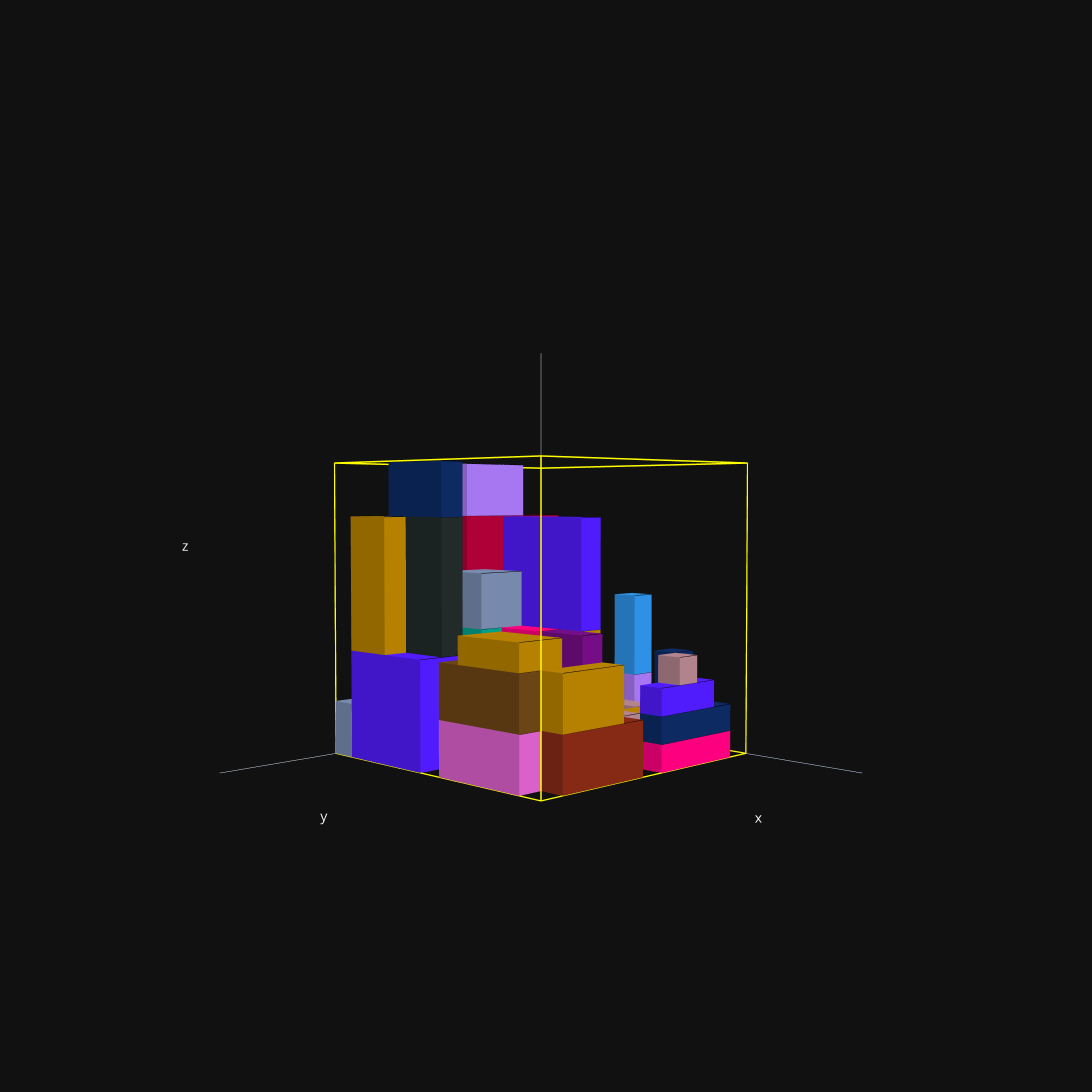

The notebook cell this image was saved under:
### Code cell


### Figure 1 — Plotly figure (JSON) as saved in the notebook; plotly's stock layout.template omitted (floating-point values rounded to 4 significant figures)
{"data": [{"line": {"color": "yellow", "width": 3}, "mode": "lines", "type": "scatter3d", "x": [0, 11], "y": [0, 0], "z": [0, 0]}, {"line": {"color": "yellow", "width": 3}, "mode": "lines", "type": "scatter3d", "x": [0, 0], "y": [0, 11], "z": [0, 0]}, {"line": {"color": "yellow", "width": 3}, "mode": "lines", "type": "scatter3d", "x": [0, 0], "y": [0, 0], "z": [0, 11]}, {"line": {"color": "yellow", "width": 3}, "mode": "lines", "type": "scatter3d", "x": [11, 11], "y": [0, 11], "z": [0, 0]}, {"line": {"color": "yellow", "width": 3}, "mode": "lines", "type": "scatter3d", "x": [11, 11], "y": [0, 0], "z": [0, 11]}, {"line": {"color": "yellow", "width": 3}, "mode": "lines", "type": "scatter3d", "x": [0, 11], "y": [11, 11], "z": [0, 0]}, {"line": {"color": "yellow", "width": 3}, "mode": "lines", "type": "scatter3d", "x": [0, 0], "y": [11, 11], "z": [0, 11]}, {"line": {"color": "yellow", "width": 3}, "mode": "lines", "type": "scatter3d", "x": [11, 11], "y": [11, 11], "z": [0, 11]}, {"line": {"color": "yellow", "width": 3}, "mode": "lines", "type": "scatter3d", "x": [0, 11], "y": [0, 0], "z": [11, 11]}, {"line": {"color": "yellow", "width": 3}, "mode": "lines", "type": "scatter3d", "x": [0, 0], "y": [0, 11], "z": [11, 11]}, {"line": {"color": "yellow", "width": 3}, "mode": "lines", "type": "scatter3d", "x": [11, 11], "y": [0, 11], "z": [11, 11]}, {"line": {"color": "yellow", "width": 3}, "mode": "lines", "type": "scatter3d", "x": [0, 11], "y": [11, 11], "z": [11, 11]}, {"color": "#FC0080", "flatshading": true, "i": [1, 2, 5, 6, 1, 4, 3, 6, 1, 7, 0, 6], "j": [0, 3, 4, 7, 0, 5, 2, 7, 3, 5, 2, 4], "k": [2, 1, 6, 5, 4, 1, 6, 3, 7, 1, 6, 0], "opacity": 1, "type": "mesh3d", "x": [1, 5, 1, 5, 1, 5, 1, 5], "y": [0, 0, 3, 3, 0, 0, 3, 3], "z": [0, 0, 0, 0, 3, 3, 3, 3]}, {"line": {"color": "black", "width": 0}, "mode": "lines", "type": "scatter3d", "x": [1, 5], "y": [3, 3], "z": [3, 3]}, {"color": "#511CFB", "flatshading": true, "i": [1, 2, 5, 6, 1, 4, 3, 6, 1, 7, 0, 6], "j": [0, 3, 4, 7, 0, 5, 2, 7, 3, 5, 2, 4], "k": [2, 1, 6, 5, 4, 1, 6, 3, 7, 1, 6, 0], "opacity": 1, "type": "mesh3d", "x": [9, 11, 9, 11, 9, 11, 9, 11], "y": [1, 1, 5, 5, 1, 1, 5, 5], "z": [0, 0, 0, 0, 4, 4, 4, 4]}, {"line": {"color": "black", "width": 0}, "mode": "lines", "type": "scatter3d", "x": [9, 11], "y": [5, 5], "z": [4, 4]}, {"color": "#A777F1", "flatshading": true, "i": [1, 2, 5, 6, 1, 4, 3, 6, 1, 7, 0, 6], "j": [0, 3, 4, 7, 0, 5, 2, 7, 3, 5, 2, 4], "k": [2, 1, 6, 5, 4, 1, 6, 3, 7, 1, 6, 0], "opacity": 1, "type": "mesh3d", "x": [2, 3, 2, 3, 2, 3, 2, 3], "y": [3, 3, 8, 8, 3, 3, 8, 8], "z": [0, 0, 0, 0, 3, 3, 3, 3]}, {"line": {"color": "black", "width": 0}, "mode": "lines", "type": "scatter3d", "x": [2, 3], "y": [8, 8], "z": [3, 3]}, {"color": "#B2828D", "flatshading": true, "i": [1, 2, 5, 6, 1, 4, 3, 6, 1, 7, 0, 6], "j": [0, 3, 4, 7, 0, 5, 2, 7, 3, 5, 2, 4], "k": [2, 1, 6, 5, 4, 1, 6, 3, 7, 1, 6, 0], "opacity": 1, "type": "mesh3d", "x": [5, 6, 5, 6, 5, 6, 5, 6], "y": [5, 5, 10, 10, 5, 5, 10, 10], "z": [0, 0, 0, 0, 2, 2, 2, 2]}, {"line": {"color": "black", "width": 0}, "mode": "lines", "type": "scatter3d", "x": [5, 6], "y": [10, 10], "z": [2, 2]}, {"color": "#511CFB", "flatshading": true, "i": [1, 2, 5, 6, 1, 4, 3, 6, 1, 7, 0, 6], "j": [0, 3, 4, 7, 0, 5, 2, 7, 3, 5, 2, 4], "k": [2, 1, 6, 5, 4, 1, 6, 3, 7, 1, 6, 0], "opacity": 1, "type": "mesh3d", "x": [0, 1, 0, 1, 0, 1, 0, 1], "y": [5, 5, 10, 10, 5, 5, 10, 10], "z": [0, 0, 0, 0, 1, 1, 1, 1]}, {"line": {"color": "black", "width": 0}, "mode": "lines", "type": "scatter3d", "x": [0, 1], "y": [10, 10], "z": [1, 1]}, {"color": "#DA60CA", "flatshading": true, "i": [1, 2, 5, 6, 1, 4, 3, 6, 1, 7, 0, 6], "j": [0, 3, 4, 7, 0, 5, 2, 7, 3, 5, 2, 4], "k": [2, 1, 6, 5, 4, 1, 6, 3, 7, 1, 6, 0], "opacity": 1, "type": "mesh3d", "x": [7, 8, 7, 8, 7, 8, 7, 8], "y": [3, 3, 8, 8, 3, 3, 8, 8], "z": [0, 0, 0, 0, 3, 3, 3, 3]}, {"line": {"color": "black", "width": 0}, "mode": "lines", "type": "scatter3d", "x": [7, 8], "y": [8, 8], "z": [3, 3]}, {"color": "#511CFB", "flatshading": true, "i": [1, 2, 5, 6, 1, 4, 3, 6, 1, 7, 0, 6], "j": [0, 3, 4, 7, 0, 5, 2, 7, 3, 5, 2, 4], "k": [2, 1, 6, 5, 4, 1, 6, 3, 7, 1, 6, 0], "opacity": 1, "type": "mesh3d", "x": [1, 2, 1, 2, 1, 2, 1, 2], "y": [7, 7, 9, 9, 7, 7, 9, 9], "z": [0, 0, 0, 0, 1, 1, 1, 1]}, {"line": {"color": "black", "width": 0}, "mode": "lines", "type": "scatter3d", "x": [1, 2], "y": [9, 9], "z": [1, 1]}, {"color": "#862A16", "flatshading": true, "i": [1, 2, 5, 6, 1, 4, 3, 6, 1, 7, 0, 6], "j": [0, 3, 4, 7, 0, 5, 2, 7, 3, 5, 2, 4], "k": [2, 1, 6, 5, 4, 1, 6, 3, 7, 1, 6, 0], "opacity": 1, "type": "mesh3d", "x": [6, 10, 6, 10, 6, 10, 6, 10], "y": [10, 10, 11, 11, 10, 10, 11, 11], "z": [0, 0, 0, 0, 2, 2, 2, 2]}, {"line": {"color": "black", "width": 0}, "mode": "lines", "type": "scatter3d", "x": [6, 10], "y": [11, 11], "z": [2, 2]}, {"color": "#222A2A", "flatshading": true, "i": [1, 2, 5, 6, 1, 4, 3, 6, 1, 7, 0, 6], "j": [0, 3, 4, 7, 0, 5, 2, 7, 3, 5, 2, 4], "k": [2, 1, 6, 5, 4, 1, 6, 3, 7, 1, 6, 0], "opacity": 1, "type": "mesh3d", "x": [9, 10, 9, 10, 9, 10, 9, 10], "y": [1, 1, 5, 5, 1, 1, 5, 5], "z": [4, 4, 4, 4, 9, 9, 9, 9]}, {"line": {"color": "black", "width": 0}, "mode": "lines", "type": "scatter3d", "x": [9, 10], "y": [5, 5], "z": [9, 9]}, {"color": "#B68100", "flatshading": true, "i": [1, 2, 5, 6, 1, 4, 3, 6, 1, 7, 0, 6], "j": [0, 3, 4, 7, 0, 5, 2, 7, 3, 5, 2, 4], "k": [2, 1, 6, 5, 4, 1, 6, 3, 7, 1, 6, 0], "opacity": 1, "type": "mesh3d", "x": [6, 7, 6, 7, 6, 7, 6, 7], "y": [5, 5, 9, 9, 5, 5, 9, 9], "z": [0, 0, 0, 0, 5, 5, 5, 5]}, {"line": {"color": "black", "width": 0}, "mode": "lines", "type": "scatter3d", "x": [6, 7], "y": [9, 9], "z": [5, 5]}, {"color": "#862A16", "flatshading": true, "i": [1, 2, 5, 6, 1, 4, 3, 6, 1, 7, 0, 6], "j": [0, 3, 4, 7, 0, 5, 2, 7, 3, 5, 2, 4], "k": [2, 1, 6, 5, 4, 1, 6, 3, 7, 1, 6, 0], "opacity": 1, "type": "mesh3d", "x": [2, 4, 2, 4, 2, 4, 2, 4], "y": [0, 0, 2, 2, 0, 0, 2, 2], "z": [3, 3, 3, 3, 4, 4, 4, 4]}, {"line": {"color": "black", "width": 0}, "mode": "lines", "type": "scatter3d", "x": [2, 4], "y": [2, 2], "z": [4, 4]}, {"color": "#6C4516", "flatshading": true, "i": [1, 2, 5, 6, 1, 4, 3, 6, 1, 7, 0, 6], "j": [0, 3, 4, 7, 0, 5, 2, 7, 3, 5, 2, 4], "k": [2, 1, 6, 5, 4, 1, 6, 3, 7, 1, 6, 0], "opacity": 1, "type": "mesh3d", "x": [8, 9, 8, 9, 8, 9, 8, 9], "y": [1, 1, 9, 9, 1, 1, 9, 9], "z": [0, 0, 0, 0, 1, 1, 1, 1]}, {"line": {"color": "black", "width": 0}, "mode": "lines", "type": "scatter3d", "x": [8, 9], "y": [9, 9], "z": [1, 1]}, {"color": "#0D2A63", "flatshading": true, "i": [1, 2, 5, 6, 1, 4, 3, 6, 1, 7, 0, 6], "j": [0, 3, 4, 7, 0, 5, 2, 7, 3, 5, 2, 4], "k": [2, 1, 6, 5, 4, 1, 6, 3, 7, 1, 6, 0], "opacity": 1, "type": "mesh3d", "x": [8, 9, 8, 9, 8, 9, 8, 9], "y": [1, 1, 9, 9, 1, 1, 9, 9], "z": [1, 1, 1, 1, 2, 2, 2, 2]}, {"line": {"color": "black", "width": 0}, "mode": "lines", "type": "scatter3d", "x": [8, 9], "y": [9, 9], "z": [2, 2]}, {"color": "#0D2A63", "flatshading": true, "i": [1, 2, 5, 6, 1, 4, 3, 6, 1, 7, 0, 6], "j": [0, 3, 4, 7, 0, 5, 2, 7, 3, 5, 2, 4], "k": [2, 1, 6, 5, 4, 1, 6, 3, 7, 1, 6, 0], "opacity": 1, "type": "mesh3d", "x": [9, 10, 9, 10, 9, 10, 9, 10], "y": [2, 2, 5, 5, 2, 2, 5, 5], "z": [9, 9, 9, 9, 11, 11, 11, 11]}, {"line": {"color": "black", "width": 0}, "mode": "lines", "type": "scatter3d", "x": [9, 10], "y": [5, 5], "z": [11, 11]}, {"color": "#511CFB", "flatshading": true, "i": [1, 2, 5, 6, 1, 4, 3, 6, 1, 7, 0, 6], "j": [0, 3, 4, 7, 0, 5, 2, 7, 3, 5, 2, 4], "k": [2, 1, 6, 5, 4, 1, 6, 3, 7, 1, 6, 0], "opacity": 1, "type": "mesh3d", "x": [6, 7, 6, 7, 6, 7, 6, 7], "y": [5, 5, 9, 9, 5, 5, 9, 9], "z": [5, 5, 5, 5, 9, 9, 9, 9]}, {"line": {"color": "black", "width": 0}, "mode": "lines", "type": "scatter3d", "x": [6, 7], "y": [9, 9], "z": [9, 9]}, {"color": "#AF0038", "flatshading": true, "i": [1, 2, 5, 6, 1, 4, 3, 6, 1, 7, 0, 6], "j": [0, 3, 4, 7, 0, 5, 2, 7, 3, 5, 2, 4], "k": [2, 1, 6, 5, 4, 1, 6, 3, 7, 1, 6, 0], "opacity": 1, "type": "mesh3d", "x": [5, 6, 5, 6, 5, 6, 5, 6], "y": [3, 3, 4, 4, 3, 3, 4, 4], "z": [0, 0, 0, 0, 5, 5, 5, 5]}, {"line": {"color": "black", "width": 0}, "mode": "lines", "type": "scatter3d", "x": [5, 6], "y": [4, 4], "z": [5, 5]}, {"color": "#B68100", "flatshading": true, "i": [1, 2, 5, 6, 1, 4, 3, 6, 1, 7, 0, 6], "j": [0, 3, 4, 7, 0, 5, 2, 7, 3, 5, 2, 4], "k": [2, 1, 6, 5, 4, 1, 6, 3, 7, 1, 6, 0], "opacity": 1, "type": "mesh3d", "x": [10, 11, 10, 11, 10, 11, 10, 11], "y": [1, 1, 3, 3, 1, 1, 3, 3], "z": [4, 4, 4, 4, 9, 9, 9, 9]}, {"line": {"color": "black", "width": 0}, "mode": "lines", "type": "scatter3d", "x": [10, 11], "y": [3, 3], "z": [9, 9]}, {"color": "#750D86", "flatshading": true, "i": [1, 2, 5, 6, 1, 4, 3, 6, 1, 7, 0, 6], "j": [0, 3, 4, 7, 0, 5, 2, 7, 3, 5, 2, 4], "k": [2, 1, 6, 5, 4, 1, 6, 3, 7, 1, 6, 0], "opacity": 1, "type": "mesh3d", "x": [7, 8, 7, 8, 7, 8, 7, 8], "y": [8, 8, 10, 10, 8, 8, 10, 10], "z": [0, 0, 0, 0, 5, 5, 5, 5]}, {"line": {"color": "black", "width": 0}, "mode": "lines", "type": "scatter3d", "x": [7, 8], "y": [10, 10], "z": [5, 5]}, {"color": "#00A08B", "flatshading": true, "i": [1, 2, 5, 6, 1, 4, 3, 6, 1, 7, 0, 6], "j": [0, 3, 4, 7, 0, 5, 2, 7, 3, 5, 2, 4], "k": [2, 1, 6, 5, 4, 1, 6, 3, 7, 1, 6, 0], "opacity": 1, "type": "mesh3d", "x": [8, 9, 8, 9, 8, 9, 8, 9], "y": [2, 2, 6, 6, 2, 2, 6, 6], "z": [2, 2, 2, 2, 5, 5, 5, 5]}, {"line": {"color": "black", "width": 0}, "mode": "lines", "type": "scatter3d", "x": [8, 9], "y": [6, 6], "z": [5, 5]}, {"color": "#1CA71C", "flatshading": true, "i": [1, 2, 5, 6, 1, 4, 3, 6, 1, 7, 0, 6], "j": [0, 3, 4, 7, 0, 5, 2, 7, 3, 5, 2, 4], "k": [2, 1, 6, 5, 4, 1, 6, 3, 7, 1, 6, 0], "opacity": 1, "type": "mesh3d", "x": [3, 4, 3, 4, 3, 4, 3, 4], "y": [4, 4, 5, 5, 4, 4, 5, 5], "z": [0, 0, 0, 0, 3, 3, 3, 3]}, {"line": {"color": "black", "width": 0}, "mode": "lines", "type": "scatter3d", "x": [3, 4], "y": [5, 5], "z": [3, 3]}, {"color": "#B68100", "flatshading": true, "i": [1, 2, 5, 6, 1, 4, 3, 6, 1, 7, 0, 6], "j": [0, 3, 4, 7, 0, 5, 2, 7, 3, 5, 2, 4], "k": [2, 1, 6, 5, 4, 1, 6, 3, 7, 1, 6, 0], "opacity": 1, "type": "mesh3d", "x": [2, 5, 2, 5, 2, 5, 2, 5], "y": [9, 9, 10, 10, 9, 9, 10, 10], "z": [0, 0, 0, 0, 2, 2, 2, 2]}, {"line": {"color": "black", "width": 0}, "mode": "lines", "type": "scatter3d", "x": [2, 5], "y": [10, 10], "z": [2, 2]}, {"color": "#00A08B", "flatshading": true, "i": [1, 2, 5, 6, 1, 4, 3, 6, 1, 7, 0, 6], "j": [0, 3, 4, 7, 0, 5, 2, 7, 3, 5, 2, 4], "k": [2, 1, 6, 5, 4, 1, 6, 3, 7, 1, 6, 0], "opacity": 1, "type": "mesh3d", "x": [2, 5, 2, 5, 2, 5, 2, 5], "y": [2, 2, 3, 3, 2, 2, 3, 3], "z": [3, 3, 3, 3, 6, 6, 6, 6]}, {"line": {"color": "black", "width": 0}, "mode": "lines", "type": "scatter3d", "x": [2, 5], "y": [3, 3], "z": [6, 6]}, {"color": "#A777F1", "flatshading": true, "i": [1, 2, 5, 6, 1, 4, 3, 6, 1, 7, 0, 6], "j": [0, 3, 4, 7, 0, 5, 2, 7, 3, 5, 2, 4], "k": [2, 1, 6, 5, 4, 1, 6, 3, 7, 1, 6, 0], "opacity": 1, "type": "mesh3d", "x": [5, 8, 5, 8, 5, 8, 5, 8], "y": [2, 2, 3, 3, 2, 2, 3, 3], "z": [0, 0, 0, 0, 5, 5, 5, 5]}, {"line": {"color": "black", "width": 0}, "mode": "lines", "type": "scatter3d", "x": [5, 8], "y": [3, 3], "z": [5, 5]}, {"color": "#DA60CA", "flatshading": true, "i": [1, 2, 5, 6, 1, 4, 3, 6, 1, 7, 0, 6], "j": [0, 3, 4, 7, 0, 5, 2, 7, 3, 5, 2, 4], "k": [2, 1, 6, 5, 4, 1, 6, 3, 7, 1, 6, 0], "opacity": 1, "type": "mesh3d", "x": [9, 11, 9, 11, 9, 11, 9, 11], "y": [6, 6, 10, 10, 6, 6, 10, 10], "z": [0, 0, 0, 0, 2, 2, 2, 2]}, {"line": {"color": "black", "width": 0}, "mode": "lines", "type": "scatter3d", "x": [9, 11], "y": [10, 10], "z": [2, 2]}, {"color": "#6C4516", "flatshading": true, "i": [1, 2, 5, 6, 1, 4, 3, 6, 1, 7, 0, 6], "j": [0, 3, 4, 7, 0, 5, 2, 7, 3, 5, 2, 4], "k": [2, 1, 6, 5, 4, 1, 6, 3, 7, 1, 6, 0], "opacity": 1, "type": "mesh3d", "x": [9, 11, 9, 11, 9, 11, 9, 11], "y": [6, 6, 10, 10, 6, 6, 10, 10], "z": [2, 2, 2, 2, 4, 4, 4, 4]}, {"line": {"color": "black", "width": 0}, "mode": "lines", "type": "scatter3d", "x": [9, 11], "y": [10, 10], "z": [4, 4]}, {"color": "#778AAE", "flatshading": true, "i": [1, 2, 5, 6, 1, 4, 3, 6, 1, 7, 0, 6], "j": [0, 3, 4, 7, 0, 5, 2, 7, 3, 5, 2, 4], "k": [2, 1, 6, 5, 4, 1, 6, 3, 7, 1, 6, 0], "opacity": 1, "type": "mesh3d", "x": [7, 11, 7, 11, 7, 11, 7, 11], "y": [0, 0, 1, 1, 0, 0, 1, 1], "z": [0, 0, 0, 0, 2, 2, 2, 2]}, {"line": {"color": "black", "width": 0}, "mode": "lines", "type": "scatter3d", "x": [7, 11], "y": [1, 1], "z": [2, 2]}, {"color": "#FC0080", "flatshading": true, "i": [1, 2, 5, 6, 1, 4, 3, 6, 1, 7, 0, 6], "j": [0, 3, 4, 7, 0, 5, 2, 7, 3, 5, 2, 4], "k": [2, 1, 6, 5, 4, 1, 6, 3, 7, 1, 6, 0], "opacity": 1, "type": "mesh3d", "x": [1, 5, 1, 5, 1, 5, 1, 5], "y": [10, 10, 11, 11, 10, 10, 11, 11], "z": [0, 0, 0, 0, 1, 1, 1, 1]}, {"line": {"color": "black", "width": 0}, "mode": "lines", "type": "scatter3d", "x": [1, 5], "y": [11, 11], "z": [1, 1]}, {"color": "#6C7C32", "flatshading": true, "i": [1, 2, 5, 6, 1, 4, 3, 6, 1, 7, 0, 6], "j": [0, 3, 4, 7, 0, 5, 2, 7, 3, 5, 2, 4], "k": [2, 1, 6, 5, 4, 1, 6, 3, 7, 1, 6, 0], "opacity": 1, "type": "mesh3d", "x": [5, 7, 5, 7, 5, 7, 5, 7], "y": [2, 2, 3, 3, 2, 2, 3, 3], "z": [5, 5, 5, 5, 6, 6, 6, 6]}, {"line": {"color": "black", "width": 0}, "mode": "lines", "type": "scatter3d", "x": [5, 7], "y": [3, 3], "z": [6, 6]}, {"color": "#862A16", "flatshading": true, "i": [1, 2, 5, 6, 1, 4, 3, 6, 1, 7, 0, 6], "j": [0, 3, 4, 7, 0, 5, 2, 7, 3, 5, 2, 4], "k": [2, 1, 6, 5, 4, 1, 6, 3, 7, 1, 6, 0], "opacity": 1, "type": "mesh3d", "x": [4, 7, 4, 7, 4, 7, 4, 7], "y": [4, 4, 5, 5, 4, 4, 5, 5], "z": [0, 0, 0, 0, 1, 1, 1, 1]}, {"line": {"color": "black", "width": 0}, "mode": "lines", "type": "scatter3d", "x": [4, 7], "y": [5, 5], "z": [1, 1]}, {"color": "#0D2A63", "flatshading": true, "i": [1, 2, 5, 6, 1, 4, 3, 6, 1, 7, 0, 6], "j": [0, 3, 4, 7, 0, 5, 2, 7, 3, 5, 2, 4], "k": [2, 1, 6, 5, 4, 1, 6, 3, 7, 1, 6, 0], "opacity": 1, "type": "mesh3d", "x": [1, 5, 1, 5, 1, 5, 1, 5], "y": [10, 10, 11, 11, 10, 10, 11, 11], "z": [1, 1, 1, 1, 2, 2, 2, 2]}, {"line": {"color": "black", "width": 0}, "mode": "lines", "type": "scatter3d", "x": [1, 5], "y": [11, 11], "z": [2, 2]}, {"color": "#B68100", "flatshading": true, "i": [1, 2, 5, 6, 1, 4, 3, 6, 1, 7, 0, 6], "j": [0, 3, 4, 7, 0, 5, 2, 7, 3, 5, 2, 4], "k": [2, 1, 6, 5, 4, 1, 6, 3, 7, 1, 6, 0], "opacity": 1, "type": "mesh3d", "x": [7, 10, 7, 10, 7, 10, 7, 10], "y": [10, 10, 11, 11, 10, 10, 11, 11], "z": [2, 2, 2, 2, 4, 4, 4, 4]}, {"line": {"color": "black", "width": 0}, "mode": "lines", "type": "scatter3d", "x": [7, 10], "y": [11, 11], "z": [4, 4]}, {"color": "#FC0080", "flatshading": true, "i": [1, 2, 5, 6, 1, 4, 3, 6, 1, 7, 0, 6], "j": [0, 3, 4, 7, 0, 5, 2, 7, 3, 5, 2, 4], "k": [2, 1, 6, 5, 4, 1, 6, 3, 7, 1, 6, 0], "opacity": 1, "type": "mesh3d", "x": [7, 8, 7, 8, 7, 8, 7, 8], "y": [4, 4, 8, 8, 4, 4, 8, 8], "z": [3, 3, 3, 3, 5, 5, 5, 5]}, {"line": {"color": "black", "width": 0}, "mode": "lines", "type": "scatter3d", "x": [7, 8], "y": [8, 8], "z": [5, 5]}, {"color": "#B2828D", "flatshading": true, "i": [1, 2, 5, 6, 1, 4, 3, 6, 1, 7, 0, 6], "j": [0, 3, 4, 7, 0, 5, 2, 7, 3, 5, 2, 4], "k": [2, 1, 6, 5, 4, 1, 6, 3, 7, 1, 6, 0], "opacity": 1, "type": "mesh3d", "x": [3, 4, 3, 4, 3, 4, 3, 4], "y": [5, 5, 9, 9, 5, 5, 9, 9], "z": [0, 0, 0, 0, 2, 2, 2, 2]}, {"line": {"color": "black", "width": 0}, "mode": "lines", "type": "scatter3d", "x": [3, 4], "y": [9, 9], "z": [2, 2]}, {"color": "#511CFB", "flatshading": true, "i": [1, 2, 5, 6, 1, 4, 3, 6, 1, 7, 0, 6], "j": [0, 3, 4, 7, 0, 5, 2, 7, 3, 5, 2, 4], "k": [2, 1, 6, 5, 4, 1, 6, 3, 7, 1, 6, 0], "opacity": 1, "type": "mesh3d", "x": [2, 5, 2, 5, 2, 5, 2, 5], "y": [10, 10, 11, 11, 10, 10, 11, 11], "z": [2, 2, 2, 2, 3, 3, 3, 3]}, {"line": {"color": "black", "width": 0}, "mode": "lines", "type": "scatter3d", "x": [2, 5], "y": [11, 11], "z": [3, 3]}, {"color": "#EB663B", "flatshading": true, "i": [1, 2, 5, 6, 1, 4, 3, 6, 1, 7, 0, 6], "j": [0, 3, 4, 7, 0, 5, 2, 7, 3, 5, 2, 4], "k": [2, 1, 6, 5, 4, 1, 6, 3, 7, 1, 6, 0], "opacity": 1, "type": "mesh3d", "x": [0, 1, 0, 1, 0, 1, 0, 1], "y": [8, 8, 9, 9, 8, 8, 9, 9], "z": [1, 1, 1, 1, 2, 2, 2, 2]}, {"line": {"color": "black", "width": 0}, "mode": "lines", "type": "scatter3d", "x": [0, 1], "y": [9, 9], "z": [2, 2]}, {"color": "#AF0038", "flatshading": true, "i": [1, 2, 5, 6, 1, 4, 3, 6, 1, 7, 0, 6], "j": [0, 3, 4, 7, 0, 5, 2, 7, 3, 5, 2, 4], "k": [2, 1, 6, 5, 4, 1, 6, 3, 7, 1, 6, 0], "opacity": 1, "type": "mesh3d", "x": [2, 7, 2, 7, 2, 7, 2, 7], "y": [2, 2, 3, 3, 2, 2, 3, 3], "z": [6, 6, 6, 6, 9, 9, 9, 9]}, {"line": {"color": "black", "width": 0}, "mode": "lines", "type": "scatter3d", "x": [2, 7], "y": [3, 3], "z": [9, 9]}, {"color": "#A777F1", "flatshading": true, "i": [1, 2, 5, 6, 1, 4, 3, 6, 1, 7, 0, 6], "j": [0, 3, 4, 7, 0, 5, 2, 7, 3, 5, 2, 4], "k": [2, 1, 6, 5, 4, 1, 6, 3, 7, 1, 6, 0], "opacity": 1, "type": "mesh3d", "x": [4, 7, 4, 7, 4, 7, 4, 7], "y": [2, 2, 3, 3, 2, 2, 3, 3], "z": [9, 9, 9, 9, 11, 11, 11, 11]}, {"line": {"color": "black", "width": 0}, "mode": "lines", "type": "scatter3d", "x": [4, 7], "y": [3, 3], "z": [11, 11]}, {"color": "#B2828D", "flatshading": true, "i": [1, 2, 5, 6, 1, 4, 3, 6, 1, 7, 0, 6], "j": [0, 3, 4, 7, 0, 5, 2, 7, 3, 5, 2, 4], "k": [2, 1, 6, 5, 4, 1, 6, 3, 7, 1, 6, 0], "opacity": 1, "type": "mesh3d", "x": [3, 4, 3, 4, 3, 4, 3, 4], "y": [10, 10, 11, 11, 10, 10, 11, 11], "z": [3, 3, 3, 3, 4, 4, 4, 4]}, {"line": {"color": "black", "width": 0}, "mode": "lines", "type": "scatter3d", "x": [3, 4], "y": [11, 11], "z": [4, 4]}, {"color": "#0D2A63", "flatshading": true, "i": [1, 2, 5, 6, 1, 4, 3, 6, 1, 7, 0, 6], "j": [0, 3, 4, 7, 0, 5, 2, 7, 3, 5, 2, 4], "k": [2, 1, 6, 5, 4, 1, 6, 3, 7, 1, 6, 0], "opacity": 1, "type": "mesh3d", "x": [2, 3, 2, 3, 2, 3, 2, 3], "y": [9, 9, 10, 10, 9, 9, 10, 10], "z": [2, 2, 2, 2, 4, 4, 4, 4]}, {"line": {"color": "black", "width": 0}, "mode": "lines", "type": "scatter3d", "x": [2, 3], "y": [10, 10], "z": [4, 4]}, {"color": "#2E91E5", "flatshading": true, "i": [1, 2, 5, 6, 1, 4, 3, 6, 1, 7, 0, 6], "j": [0, 3, 4, 7, 0, 5, 2, 7, 3, 5, 2, 4], "k": [2, 1, 6, 5, 4, 1, 6, 3, 7, 1, 6, 0], "opacity": 1, "type": "mesh3d", "x": [2, 3, 2, 3, 2, 3, 2, 3], "y": [7, 7, 8, 8, 7, 7, 8, 8], "z": [3, 3, 3, 3, 6, 6, 6, 6]}, {"line": {"color": "black", "width": 0}, "mode": "lines", "type": "scatter3d", "x": [2, 3], "y": [8, 8], "z": [6, 6]}, {"color": "#DA16FF", "flatshading": true, "i": [1, 2, 5, 6, 1, 4, 3, 6, 1, 7, 0, 6], "j": [0, 3, 4, 7, 0, 5, 2, 7, 3, 5, 2, 4], "k": [2, 1, 6, 5, 4, 1, 6, 3, 7, 1, 6, 0], "opacity": 1, "type": "mesh3d", "x": [4, 7, 4, 7, 4, 7, 4, 7], "y": [4, 4, 5, 5, 4, 4, 5, 5], "z": [1, 1, 1, 1, 3, 3, 3, 3]}, {"line": {"color": "black", "width": 0}, "mode": "lines", "type": "scatter3d", "x": [4, 7], "y": [5, 5], "z": [3, 3]}, {"color": "#B68100", "flatshading": true, "i": [1, 2, 5, 6, 1, 4, 3, 6, 1, 7, 0, 6], "j": [0, 3, 4, 7, 0, 5, 2, 7, 3, 5, 2, 4], "k": [2, 1, 6, 5, 4, 1, 6, 3, 7, 1, 6, 0], "opacity": 1, "type": "mesh3d", "x": [9, 11, 9, 11, 9, 11, 9, 11], "y": [7, 7, 10, 10, 7, 7, 10, 10], "z": [4, 4, 4, 4, 5, 5, 5, 5]}, {"line": {"color": "black", "width": 0}, "mode": "lines", "type": "scatter3d", "x": [9, 11], "y": [10, 10], "z": [5, 5]}, {"color": "#B2828D", "flatshading": true, "i": [1, 2, 5, 6, 1, 4, 3, 6, 1, 7, 0, 6], "j": [0, 3, 4, 7, 0, 5, 2, 7, 3, 5, 2, 4], "k": [2, 1, 6, 5, 4, 1, 6, 3, 7, 1, 6, 0], "opacity": 1, "type": "mesh3d", "x": [7, 10, 7, 10, 7, 10, 7, 10], "y": [0, 0, 1, 1, 0, 0, 1, 1], "z": [2, 2, 2, 2, 5, 5, 5, 5]}, {"line": {"color": "black", "width": 0}, "mode": "lines", "type": "scatter3d", "x": [7, 10], "y": [1, 1], "z": [5, 5]}, {"color": "#6C7C32", "flatshading": true, "i": [1, 2, 5, 6, 1, 4, 3, 6, 1, 7, 0, 6], "j": [0, 3, 4, 7, 0, 5, 2, 7, 3, 5, 2, 4], "k": [2, 1, 6, 5, 4, 1, 6, 3, 7, 1, 6, 0], "opacity": 1, "type": "mesh3d", "x": [5, 7, 5, 7, 5, 7, 5, 7], "y": [0, 0, 2, 2, 0, 0, 2, 2], "z": [0, 0, 0, 0, 2, 2, 2, 2]}, {"line": {"color": "black", "width": 0}, "mode": "lines", "type": "scatter3d", "x": [5, 7], "y": [2, 2], "z": [2, 2]}, {"color": "#778AAE", "flatshading": true, "i": [1, 2, 5, 6, 1, 4, 3, 6, 1, 7, 0, 6], "j": [0, 3, 4, 7, 0, 5, 2, 7, 3, 5, 2, 4], "k": [2, 1, 6, 5, 4, 1, 6, 3, 7, 1, 6, 0], "opacity": 1, "type": "mesh3d", "x": [7, 9, 7, 9, 7, 9, 7, 9], "y": [4, 4, 6, 6, 4, 4, 6, 6], "z": [5, 5, 5, 5, 7, 7, 7, 7]}, {"line": {"color": "black", "width": 0}, "mode": "lines", "type": "scatter3d", "x": [7, 9], "y": [6, 6], "z": [7, 7]}], "layout": {"height": 1200, "margin": {"b": 10, "l": 10, "r": 20, "t": 10}, "scene": {"aspectmode": "cube", "camera": {"eye": {"x": 2, "y": 2, "z": 0.1}}, "xaxis": {"nticks": 13, "range": [0, 16], "showgrid": false, "showticklabels": false}, "yaxis": {"nticks": 13, "range": [0, 16], "showgrid": false, "showticklabels": false}, "zaxis": {"nticks": 13, "range": [0, 16], "showgrid": false, "showticklabels": false}}, "showlegend": false, "width": 1200}}
